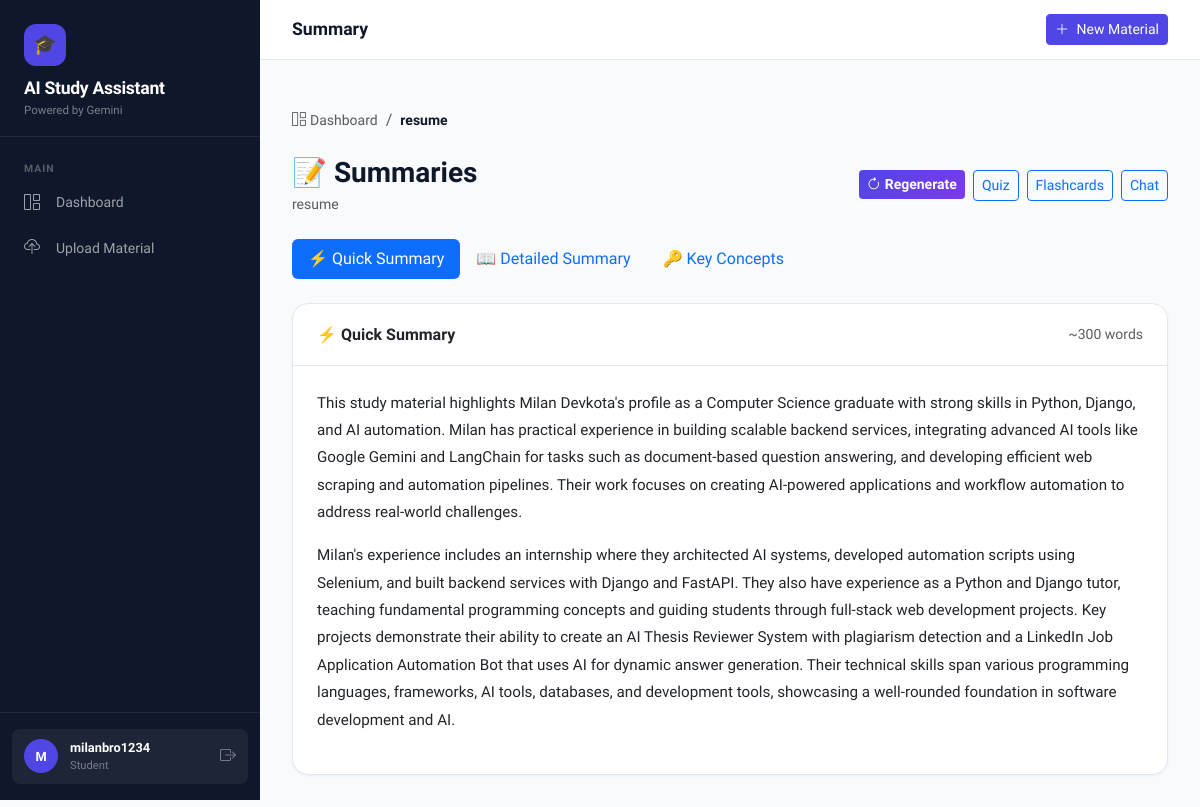
Page /material/12/summary/ (signed in) on the committed database.
### study_materials/models.py (models this page shows, shortened)
class StudyMaterial(models.Model):
    STATUS_CHOICES = [
        ('pending', 'Pending Processing'),
        ('processing', 'Processing'),
        ('ready', 'Ready'),
        ('error', 'Error'),
    ]
    FILE_TYPE_CHOICES = [
        ('pdf', 'PDF'),
        ('docx', 'Word Document'),
        ('txt', 'Text File'),
    ]
    user = models.ForeignKey(
        User,
        on_delete=models.CASCADE,
        related_name='study_materials'
    )
    title = models.CharField(max_length=255)
    description = models.TextField(blank=True, null=True)
    file = models.FileField(
        upload_to=study_material_upload_path,
        validators=[FileExtensionValidator(allowed_extensions=['pdf', 'docx', 'txt'])]
    )
    file_type = models.CharField(max_length=10, choices=FILE_TYPE_CHOICES)
    file_size = models.PositiveBigIntegerField(default=0)  # Size in bytes
    status = models.CharField(max_length=20, choices=STATUS_CHOICES, default='pending')
    error_message = models.TextField(blank=True, null=True)
    extracted_text = models.TextField(blank=True, null=True)
    word_count = models.PositiveIntegerField(default=0)
    vector_store_path = models.CharField(max_length=500, blank=True, null=True)
    created_at = models.DateTimeField(auto_now_add=True)
    updated_at = models.DateTimeField(auto_now=True)
    class Meta:
        ordering = ['-created_at']
        verbose_name = 'Study Material'
        verbose_name_plural = 'Study Materials'
    @property
    def is_ready(self):
        return self.status == 'ready'

class AIGeneratedContent(models.Model):
    CONTENT_TYPE_CHOICES = [
        ('short_summary', 'Short Summary'),
        ('detailed_summary', 'Detailed Summary'),
        ('key_concepts', 'Key Concepts'),
        ('mcq_quiz', 'Multiple Choice Quiz'),
        ('short_questions', 'Short Answer Questions'),
        ('flashcards', 'Flashcards'),
    ]
    study_material = models.ForeignKey(
        StudyMaterial,
        on_delete=models.CASCADE,
        related_name='ai_content'
    )
    content_type = models.CharField(max_length=30, choices=CONTENT_TYPE_CHOICES)
    content = models.TextField()  # JSON or plain text
    created_at = models.DateTimeField(auto_now_add=True)
    updated_at = models.DateTimeField(auto_now=True)
    class Meta:
        unique_together = ['study_material', 'content_type']
        ordering = ['-created_at']

### study_materials/views.py (the view, shortened to what this page needs)
# urls.py: path('material/<int:material_id>/summary/', views.summary_view, name='summary'),
@login_required
def summary_view(request, material_id):
    material = get_object_or_404(StudyMaterial, id=material_id, user=request.user)
    if not material.is_ready:
        messages.warning(request, 'This material is not ready yet. Please wait for processing.')
        return redirect('dashboard')
    summaries = {}
    content_types = ['short_summary', 'detailed_summary', 'key_concepts']
    for ct in content_types:
        cached = AIGeneratedContent.objects.filter(
            study_material=material,
            content_type=ct
        ).first()
        if cached:
            summaries[ct] = cached.content
    if len(summaries) == 3 and request.method != 'POST':
        return render(request, 'study_materials/summary.html', {
            'material': material,
            'summaries': summaries,
        })

### study_materials/templates/study_materials/summary.html (shortened to what this page needs)
{% extends 'base.html' %}
{% block page_title %}Summary{% endblock %}
{% block content %}
<div class="d-flex align-items-center gap-2 mb-4">
    <a href="{% url 'dashboard' %}" class="text-muted" style="font-size:0.875rem; text-decoration:none;">
        <i class="bi bi-grid-1x2 me-1"></i>Dashboard
    </a>
    <span class="text-muted">/</span>
    <span style="font-size:0.875rem; font-weight:600;">{{ material.title }}</span>
</div>
<div class="d-flex align-items-center justify-content-between mb-4">
    <div>
        <h3 class="fw-bold mb-1">📝 Summaries</h3>
        <p class="text-muted mb-0" style="font-size:0.875rem;">{{ material.title }}</p>
    </div>
    <div class="d-flex gap-2">
        <form method="post">
            <button type="submit" class="btn btn-sm btn-ai">
                <i class="bi bi-arrow-clockwise me-1"></i>Regenerate
            </button>
        </form>
        <a href="{% url 'quiz' material.id %}" class="btn btn-sm btn-outline-primary">Quiz</a>
        <a href="{% url 'flashcards' material.id %}" class="btn btn-sm btn-outline-primary">Flashcards</a>
        <a href="{% url 'chat' material.id %}" class="btn btn-sm btn-outline-primary">Chat</a>
    </div>
</div>
{% if summaries %}
<ul class="nav nav-pills mb-4" id="summaryTabs">
    <li class="nav-item">
        <button class="nav-link active" data-bs-toggle="pill" data-bs-target="#tab-short">
            ⚡ Quick Summary
        </button>
    </li>
    <li class="nav-item">
        <button class="nav-link" data-bs-toggle="pill" data-bs-target="#tab-detailed">
            📖 Detailed Summary
        </button>
    </li>
    <li class="nav-item">
        <button class="nav-link" data-bs-toggle="pill" data-bs-target="#tab-concepts">
            🔑 Key Concepts
        </button>
    </li>
</ul>
<div class="tab-content">
    <div class="tab-pane fade show active" id="tab-short">
        <div class="card">
            <div class="card-header d-flex align-items-center justify-content-between">
                <h6 class="fw-bold mb-0">⚡ Quick Summary</h6>
                <small class="text-muted">~300 words</small>
            </div>
            <div class="card-body p-4">
                {% if summaries.short_summary %}
                    <div class="summary-content">{{ summaries.short_summary|linebreaks }}</div>
                {% else %}
                    <p class="text-muted">No short summary available. Click Regenerate.</p>
                {% endif %}
            </div>
        </div>
    </div>
</div>
{% endif %}
{% endblock %}

### templates/base.html (shortened to what this page needs)
<!DOCTYPE html>
<html lang="en">
<head>
    <link href="https://cdn.jsdelivr.net/npm/bootstrap@5.3.3/dist/css/bootstrap.min.css" rel="stylesheet">
    <link href="https://cdn.jsdelivr.net/npm/bootstrap-icons@1.11.3/font/bootstrap-icons.css" rel="stylesheet">
</head>
<body>
{% if user.is_authenticated %}
<nav class="sidebar">
    <div class="sidebar-brand">
        <div class="brand-icon">🎓</div>
        <h1>AI Study Assistant</h1>
        <p>Powered by Gemini</p>
    </div>
    <div class="sidebar-nav">
        <div class="nav-section-label">Main</div>
        <a href="{% url 'dashboard' %}" class="nav-link {% if request.resolver_match.url_name == 'dashboard' %}active{% endif %}">
            <i class="bi bi-grid-1x2"></i> Dashboard
        </a>
        <a href="{% url 'upload' %}" class="nav-link {% if request.resolver_match.url_name == 'upload' %}active{% endif %}">
            <i class="bi bi-cloud-upload"></i> Upload Material
        </a>
    </div>
    <div class="sidebar-footer">
        <div class="user-chip">
            <div class="user-avatar">{{ user.username|first|upper }}</div>
            <div>
                <div class="user-name">{{ user.username }}</div>
                <div class="user-role">Student</div>
            </div>
            <a href="{% url 'logout' %}" class="ms-auto" title="Logout">
                <i class="bi bi-box-arrow-right" style="color:rgba(255,255,255,0.4);font-size:1rem;"></i>
            </a>
        </div>
    </div>
</nav>
<div class="main-content">
    <div class="topbar">
        <h2 class="page-title">{% block page_title %}Dashboard{% endblock %}</h2>
        <div class="d-flex align-items-center gap-2">
            <a href="{% url 'upload' %}" class="btn btn-primary btn-sm">
                <i class="bi bi-plus-lg me-1"></i> New Material
            </a>
        </div>
    </div>
    <div class="px-4 pt-3">
    </div>
    <div class="content-area">
        {% block content %}{% endblock %}
    </div>
</div>
{% endif %}
</body>
</html>

### templates/base.html (style rules this page uses)
:root { --primary: #4f46e5; --primary-dark: #3730a3; --primary-light: #e0e7ff; --accent: #10b981; --accent-light: #d1fae5; --warning: #f59e0b; --danger: #ef4444; --bg: #f8fafc; --surface: #ffffff; --text: #0f172a; --text-muted: #64748b; --border: #e2e8f0; --sidebar-width: 260px; }
* { box-sizing: border-box; }
body { font-family: 'Sora', sans-serif; background: var(--bg); color: var(--text); min-height: 100vh; }
.sidebar { position: fixed; top: 0; left: 0; width: var(--sidebar-width); height: 100vh; background: var(--text); padding: 0; z-index: 100; display: flex; flex-direction: column; overflow-y: auto; }
.sidebar-brand { padding: 1.5rem 1.5rem 1rem; border-bottom: 1px solid rgba(255,255,255,0.08); }
.sidebar-brand .brand-icon { width: 42px; height: 42px; background: var(--primary); border-radius: 12px; display: flex; align-items: center; justify-content: center; font-size: 1.2rem; margin-bottom: 0.75rem; }
.sidebar-brand h1 { color: #fff; font-size: 1.1rem; font-weight: 700; margin: 0; letter-spacing: -0.3px; }
.sidebar-brand p { color: rgba(255,255,255,0.45); font-size: 0.72rem; margin: 0.2rem 0 0; }
.sidebar-nav { padding: 1rem 0.75rem; flex: 1; }
.nav-section-label { color: rgba(255,255,255,0.3); font-size: 0.65rem; font-weight: 600; text-transform: uppercase; letter-spacing: 1px; padding: 0.5rem 0.75rem 0.3rem; }
.sidebar-nav .nav-link { color: rgba(255,255,255,0.6); padding: 0.6rem 0.75rem; border-radius: 8px; display: flex; align-items: center; gap: 0.75rem; font-size: 0.875rem; font-weight: 500; transition: all 0.15s; margin-bottom: 0.15rem; }
.sidebar-nav .nav-link i { font-size: 1rem; width: 20px; }
.sidebar-footer { padding: 1rem 0.75rem; border-top: 1px solid rgba(255,255,255,0.08); }
.user-chip { display: flex; align-items: center; gap: 0.75rem; padding: 0.6rem 0.75rem; border-radius: 8px; background: rgba(255,255,255,0.06); }
.user-avatar { width: 34px; height: 34px; border-radius: 50%; background: var(--primary); display: flex; align-items: center; justify-content: center; color: white; font-size: 0.8rem; font-weight: 600; flex-shrink: 0; }
.user-name { color: #fff; font-size: 0.8rem; font-weight: 600; }
.user-role { color: rgba(255,255,255,0.4); font-size: 0.7rem; }
.main-content { margin-left: var(--sidebar-width); min-height: 100vh; display: flex; flex-direction: column; }
.topbar { background: var(--surface); border-bottom: 1px solid var(--border); padding: 0.875rem 2rem; display: flex; align-items: center; justify-content: space-between; position: sticky; top: 0; z-index: 50; }
.page-title { font-size: 1.1rem; font-weight: 700; color: var(--text); margin: 0; }
.content-area { padding: 2rem; flex: 1; }
.card { border: 1px solid var(--border); border-radius: 16px; box-shadow: 0 1px 3px rgba(0,0,0,0.05); }
.card-header { background: transparent; border-bottom: 1px solid var(--border); padding: 1.25rem 1.5rem; }
.btn-primary { background: var(--primary); border-color: var(--primary); }
.btn-ai { background: linear-gradient(135deg, var(--primary), #7c3aed); border: none; color: white; font-weight: 600; }
.summary-content { line-height: 1.8; font-size: 0.95rem; }

### rows in the picture
StudyMaterial: title "resume"
AIGeneratedContent: short_summary "This study material highlights Milan Devkota's profile as a Computer Science graduate with strong skills in Python, Django, and AI automation. Milan has practical experience in building scalable backend services, integrating advanced AI tools like Google Gemini and LangChain for tasks such as document-based question answering, and developing efficient web scraping and automation pipelines. Their work focuses on creating AI-powered applications and workflow automation to address real-world challenges. Milan's experience includes an internship where they architected AI systems, developed automation scripts using Selenium, and built backend services with Django and FastAPI. They also have…"

### other values in the picture
{{ user.username|first|upper }} "M"
{{ user.username }} "milanbro1234"
